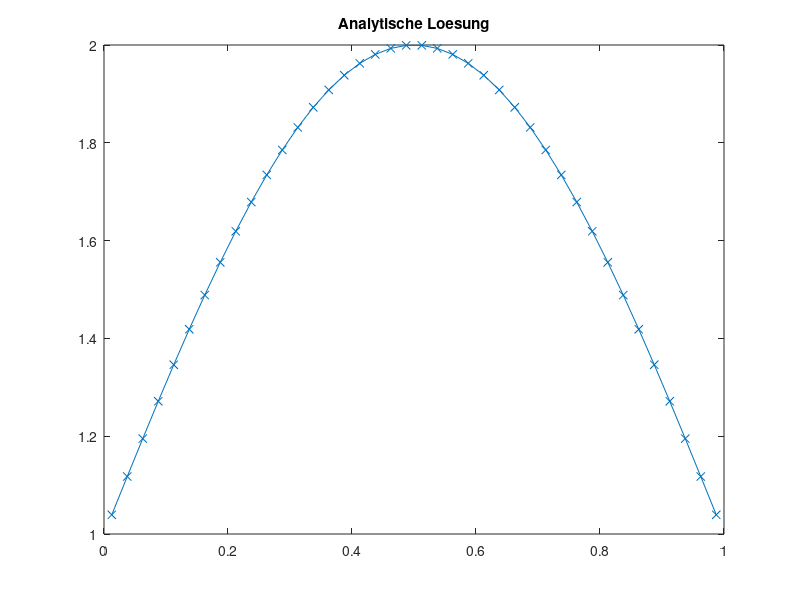
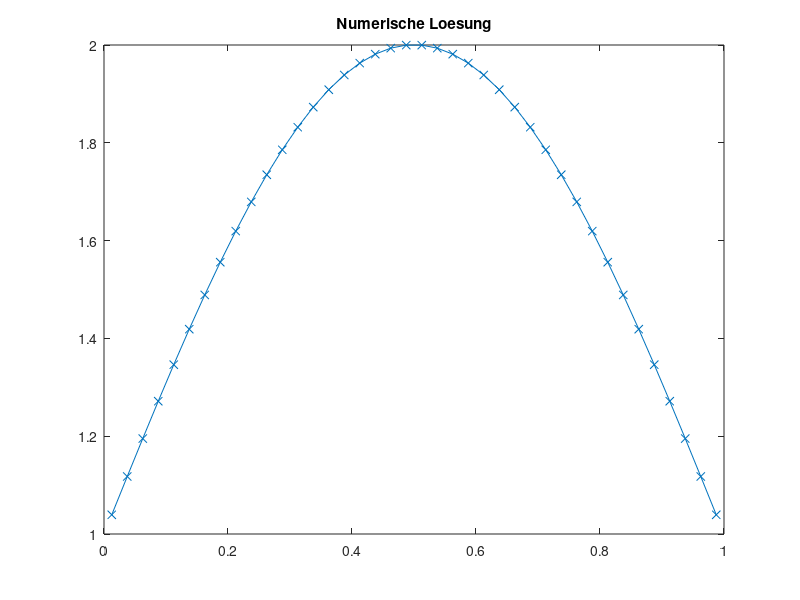
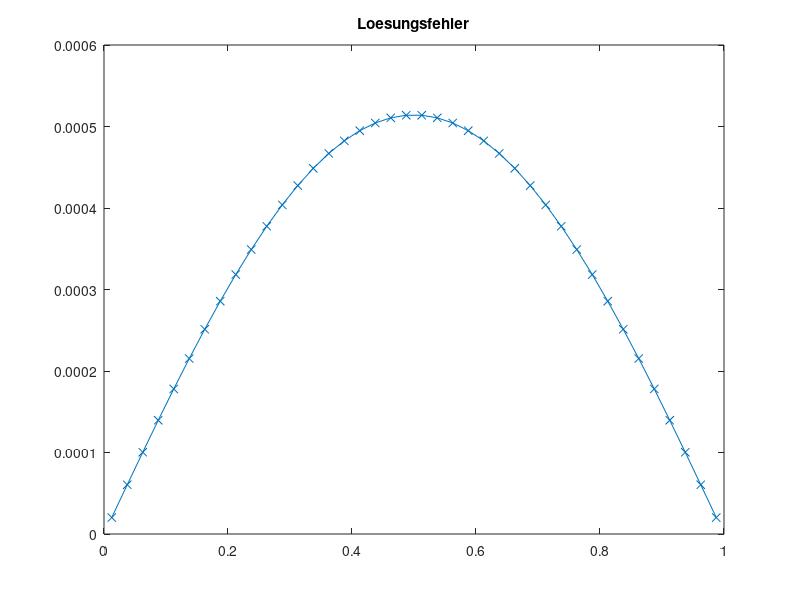
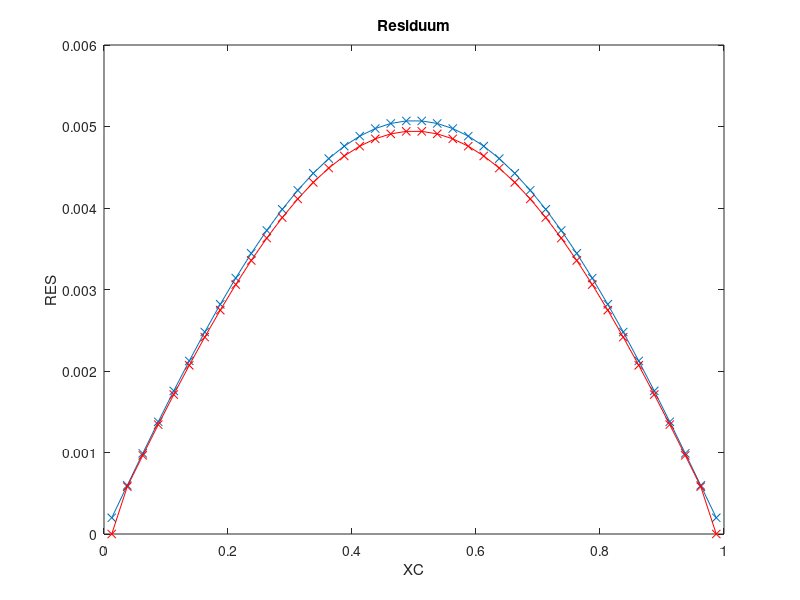

These figures' MATLAB source, in order:
clc
clear all
close all

SOL=@(x) sin(pi*x)+1;
MSOL=@(x)-pi^2*sin(pi*x);
DIF=1.0;
XMIN=0.0;
XMAX=1.0;

N=40; % KV's

X = linspace(XMIN, XMAX, N+1);
XC = (X(1:N)+X(2:N+1))/2;
XCR = [XMIN, XC, XMAX];

%%% ANALYTISCHE LÖSUNG
TA = zeros(1, N);
for I=1:N
  TA(I)=SOL(XC(I));
end

figure(1)
plot(XC, TA, 'x-');
title('Analytische Loesung')

%%% FVM Lösung

% Randbedingungen
RBE = SOL(XMAX);
RBW = SOL(XMIN);

% Koeffizienten speichern
AP = zeros(1, N);
AE = zeros(1, N);
AW = zeros(1, N);

for I=1:N
  DX = X(I+1)-X(I);

  DXE = XCR(I+2)-XCR(I+1);
  DXW = XCR(I+1)-XCR(I);

  AE(I) = DIF/(DXE*DX);
  AW(I) = DIF/(DXW*DX);

  AP(I) = -AE(I)-AW(I);
end

% Gesamtgleichungssystem aufstellen
A = zeros(N);
b = zeros(N,1);

for I=1:N
  b(I) = MSOL(XC(I));

  % Hauptdiagonale
  A(I,I) = AP(I);

  % Westliche Nebendiagonale
  if mod(I,N)==1
    b(I) = b(I)-AW(I)*RBW;
  else
    A(I, I-1) = AW(I);
  end

  % Östliche Nebendiagonale
  if mod(I,N)==0
    b(I) = b(I)-AE(I)*RBE;
  else
    A(I, I+1) = AE(I);
  end
end

T=A\b;

figure(2)
plot(XC, T, 'x-');
title('Numerische Loesung')

%%% Lösungsfehler berechnen
SERR=0.0;
ERR=zeros(1, N);
for I=1:N
    ERR(I)=T(I)-TA(I);
    SERR=SERR+ERR(I)^2;
end
SERR=sqrt(SERR/(N));

figure(3)
plot(XC, ERR, 'x-');
title('Loesungsfehler')

fprintf('Summierter Fehler %16.10e \n', SERR);


%%% ORDNUNG  BESTIMMEN
ERR5=2.3729365914e-02;
ERR10=5.8445323862e-03;
ERR20=1.4557255137e-03;
ERR40=3.6359464498e-04;
op=log((ERR5)/(ERR10))/log(2);
fprintf('Ordnung des Verfahrens %16.10e \n',op  );
op=log((ERR10)/(ERR20))/log(2);
fprintf('Ordnung des Verfahrens %16.10e \n',op  );
op=log((ERR20)/(ERR40))/log(2);
fprintf('Ordnung des Verfahrens %16.10e \n',op  );


%%% RESIDUUM BERECHNEN
t=zeros(N, 1);
for I=1:N
    t(I)=SOL(XC(I));
end

RES=A*t-b;

figure(4)
plot(XC,RES,'x-');

xlabel('XC')
ylabel('RES')
title('Residuum')

%%% Truncation Error berechnen

% b ohne Randwerte
TE=zeros(1, N);
for I=1:N
  b(I) = MSOL(XC(I));
end

for I=3:N-2
  DX = X(I+1)-X(I);
  TE(I) = (DX/24 * (b(I+1) - 2*b(I) + b(I-1)))... % TE_source
        + ((T(I+2)-3*T(I+1)+3*T(I)-T(I-1))/(24*DX))... % TE_e
        - ((T(I+1)-3*T(I)+3*T(I-1)-T(I-2))/(24*DX)); % TE_w
end;

% TE Sonderfälle für Randvolumen
I=2;
DX = X(I+1)-X(I);
TE(I) = (DX/24 * (b(I+1) - 2*b(I) + b(I-1)))... % TE_source
      + ((T(I+2)-3*T(I+1)+3*T(I)-T(I-1))/(24*DX))... % TE_e
      - ((T(I+1)-3*T(I)+4*T(I-1)-2*RBW)/(24*DX)); % TE_w

I = N-1;
DX = X(I+1)-X(I);
TE(I) = (DX/24 * (b(I+1) - 2*b(I) + b(I-1)))... % TE_source
      + ((2*RBE-4*T(I+1)+3*T(I)-T(I-1))/(24*DX))... % TE_e
      - ((T(I+1)-3*T(I)+3*T(I-1)-T(I-2))/(24*DX)); % TE_w

hold on;
plot(XC, (N-1).*TE, 'rx-');
